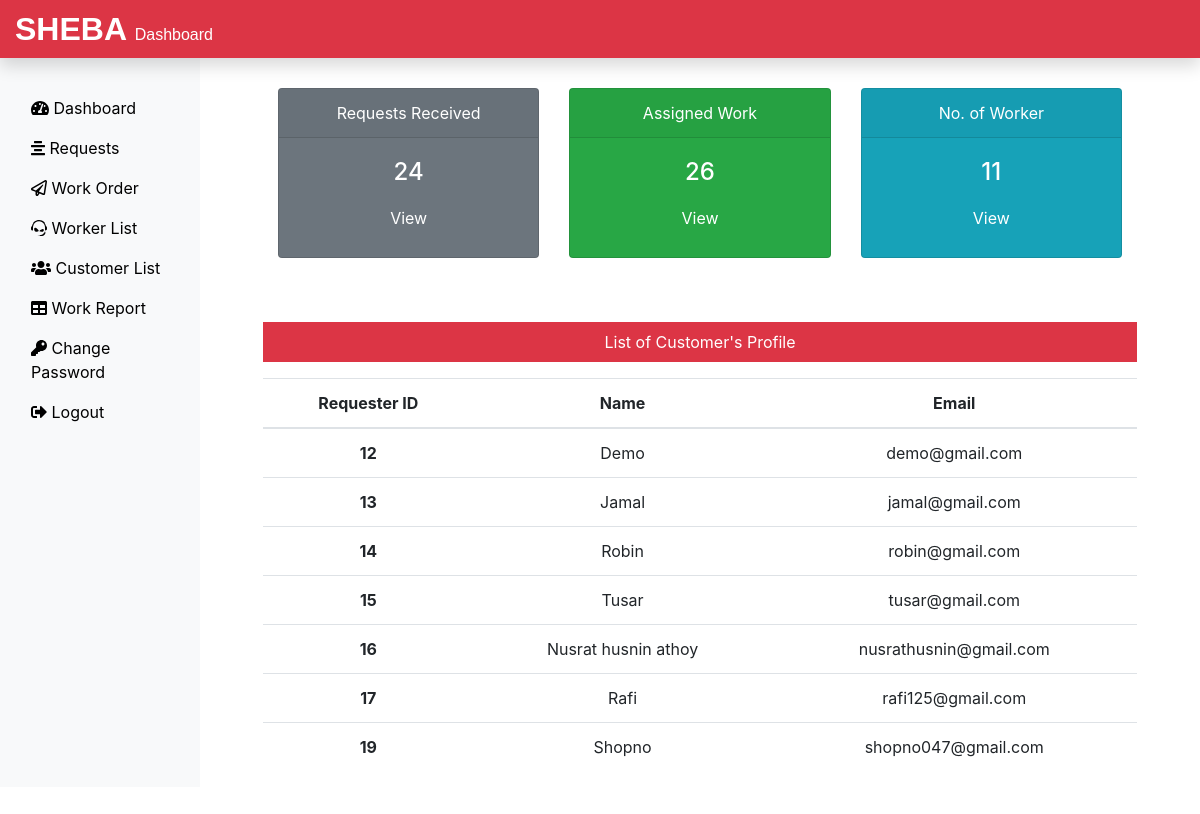
The app's page /Admin/dashboard.php (signed in) with its own data.
### tables this page shows
CREATE TABLE `requesterlogin_tb` (
  `r_login_id` int(11) NOT NULL,
  `r_name` varchar(60) NOT NULL,
  `r_email` varchar(60) NOT NULL,
  `r_password` varchar(60) NOT NULL
);

### Admin/dashboard.php (the view, shortened to what this page needs)
<?php
include('includes/header.php');
include('../dbConnection.php');
 $sql = "SELECT max(request_id) FROM submitrequest_tb";
 $result = $conn->query($sql);
 $row = mysqli_fetch_row($result);
 $submitrequest = $row[0];
 $sql = "SELECT max(request_id) FROM assignwork_tb";
 $result = $conn->query($sql);
 $row = mysqli_fetch_row($result);
 $assignwork = $row[0];
 $sql = "SELECT * FROM technician_tb";
 $result = $conn->query($sql);
 $totaltech = $result->num_rows;
?>
<div class="col-sm-9 col-md-10">
  <div class="row mx-5 text-center">
    <div class="col-sm-4 mt-5">
      <div class="card text-white bg-secondary mb-3" style="max-width: 18rem;">
        <div class="card-header">Requests Received</div>
        <div class="card-body">
          <h4 class="card-title">
            <?php echo $submitrequest; ?>
          </h4>
          <a class="btn text-white" href="request.php">View</a>
        </div>
      </div>
    </div>
    <div class="col-sm-4 mt-5">
      <div class="card text-white bg-success mb-3" style="max-width: 18rem;">
        <div class="card-header">Assigned Work</div>
        <div class="card-body">
          <h4 class="card-title">
            <?php echo $assignwork; ?>
          </h4>
          <a class="btn text-white" href="work.php">View</a>
        </div>
      </div>
    </div>
    <div class="col-sm-4 mt-5">
      <div class="card text-white bg-info mb-3" style="max-width: 18rem;">
        <div class="card-header">No. of Worker</div>
        <div class="card-body">
          <h4 class="card-title">
            <?php echo $totaltech; ?>
          </h4>
          <a class="btn text-white" href="technician.php">View</a>
        </div>
      </div>
    </div>
  </div>
  <div class="mx-5 mt-5 text-center">
    <p class=" bg-danger text-white p-2">List of Customer's Profile</p>
    <?php
    $sql = "SELECT * FROM requesterlogin_tb";
    $result = $conn->query($sql);
    if($result->num_rows > 0){
 echo '<table class="table">
  <thead>
   <tr>
    <th scope="col">Requester ID</th>
    <th scope="col">Name</th>
    <th scope="col">Email</th>
   </tr>
  </thead>
  <tbody>';
  while($row = $result->fetch_assoc()){
   echo '<tr>';
    echo '<th scope="row">'.$row["r_login_id"].'</th>';
    echo '<td>'. $row["r_name"].'</td>';
    echo '<td>'.$row["r_email"].'</td>';
  }
 echo '</tbody>
 </table>';
} else {
  echo "0 Result";
}
?>
  </div>
</div>
</div>
</div>
<?php
include('includes/footer.php');
?>

### css/custom.css (style rules this page uses)
body { user-select: none; -webkit-user-select: none; -moz-user-select: none; -ms-user-select: none; }
a { color: black; }
html { scroll-behavior: smooth; }

### records on screen
requesterlogin_tb: r_login_id "12", r_name "Demo", r_email "demo@gmail.com"
requesterlogin_tb: r_login_id "13", r_name "Jamal", r_email "jamal@gmail.com"
requesterlogin_tb: r_login_id "14", r_name "Robin", r_email "robin@gmail.com"
requesterlogin_tb: r_login_id "15", r_name "Tusar", r_email "tusar@gmail.com"
requesterlogin_tb: r_login_id "16", r_name "Nusrat husnin athoy", r_email "nusrathusnin@gmail.com"
requesterlogin_tb: r_login_id "17", r_name "Rafi", r_email "rafi125@gmail.com"
requesterlogin_tb: r_login_id "19", r_name "Shopno", r_email "shopno047@gmail.com"

### other values on screen
$submitrequest "24"
$assignwork "26"
$totaltech "11"
